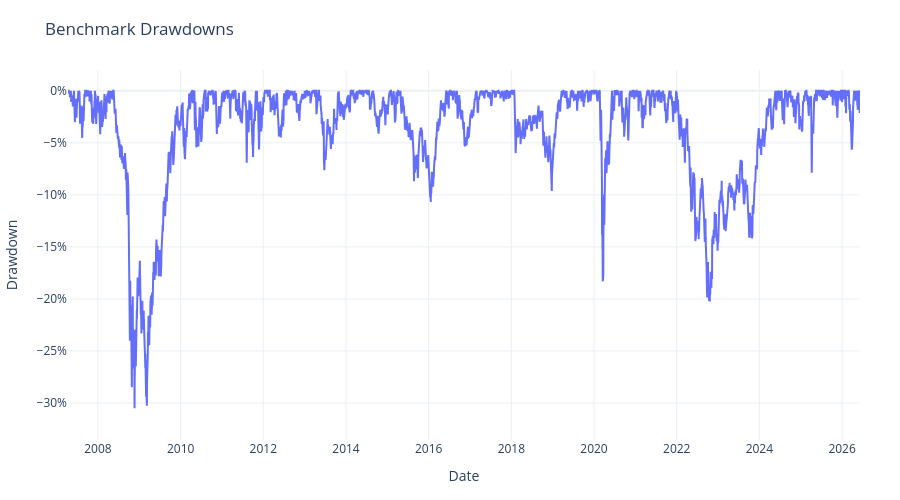

Notebook code for this chart:
### Code cell
drawdowns = cumulative_benchmarks / cumulative_benchmarks.cummax() - 1.0

y_bottom = drawdowns.min().min() * 1.10

fig = go.Figure()
fig.add_trace(go.Scatter(x=drawdowns.index, y=drawdowns, mode="lines"))

fig.update_layout(
    **default_layout,
    title="Benchmark Drawdowns",
    xaxis_title="Date",
    yaxis_title="Drawdown",
)
fig.update_yaxes(tickformat=".0%", range=[y_bottom, 0.02])
fig.show()

### Figure 1 — Plotly figure (JSON) as saved in the notebook; plotly's stock layout.template omitted (floating-point values rounded to 4 significant figures; data arrays with more than 128 entries replaced by an {"elided": "..."} marker saying what was removed)
{"data": [{"mode": "lines", "type": "scatter", "x": {"elided": "4820 str values"}, "y": {"elided": "4820 float values"}}], "layout": {"height": 500, "legend": {"orientation": "h", "x": 0, "xanchor": "left", "y": 1.02, "yanchor": "bottom"}, "margin": {"b": 60, "l": 60, "r": 40, "t": 70}, "title": {"text": "Benchmark Drawdowns"}, "xaxis": {"title": {"text": "Date"}}, "yaxis": {"range": [-0.3356, 0.02], "tickformat": ".0%", "title": {"text": "Drawdown"}}}}
